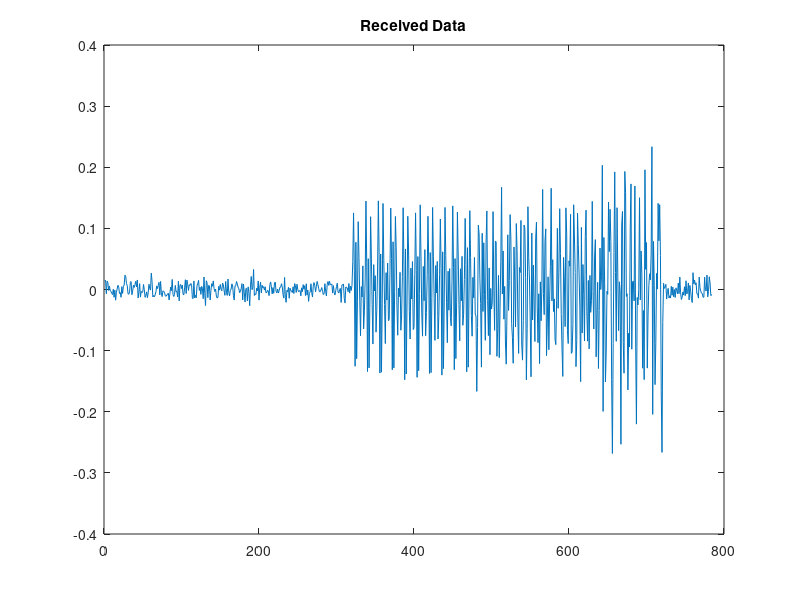
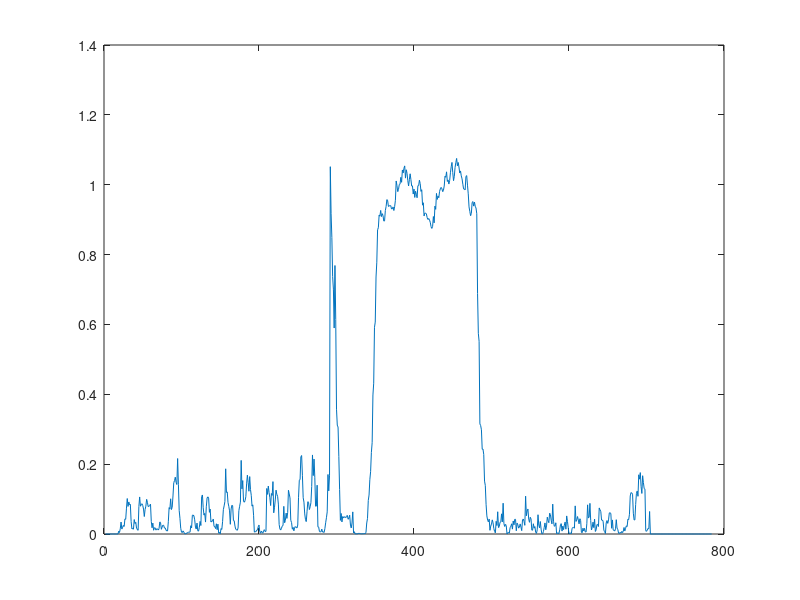

Write MATLAB code to recreate these figures, in order. (Note: this script raises an error after producing the figures.)
close all
clear all

BW = 1e7;

%parameters for sim
%carrier frequency offset
cfo = 1000/BW;

%noise amp
n_amp =.01;

%phase offset
cpo = 0;

%channel

chan = [1 .2+0.1i*.02 zeros(1,32) .05 .001+.005j];
%fft length
N=64;

%cyclic prefix length
cycPre = 16;

%802.11p preambles (PLCP HEADER)
sw1 = sqrt(13/6)*[zeros(1,6) 0, 0, 1+j, 0, 0, 0, -1-j, 0, 0, 0, 1+j, 0, 0, 0, -1-j, 0, 0, 0, -1-j, 0, 0, 0, 1+j, 0, 0, 0, 0, 0,0, 0, -1-j, 0, 0, 0, -1-j, 0, 0, 0, 1+j, 0, 0, 0, 1+j, 0, 0, 0, 1+j, 0, 0, 0, 1+j, 0, 0 zeros(1,5)];
sw2 = [zeros(1,6) 1, 1, -1, -1, 1, 1, -1, 1, -1, 1, 1, 1, 1, 1, 1, -1, -1, 1, 1, -1, 1, -1, 1, 1, 1, 1, 0, 1, -1, -1, 1, 1, -1, 1, -1, 1, -1, -1, -1, -1, -1, 1, 1, -1, -1, 1, -1, 1, -1, 1, 1, 1, 1 zeros(1,5)];

%CREATE SHORT SYNC WORD (SYNCWORD1)
pre1 = ifft(sw1,N);
syncword1= [pre1(33:64) pre1 pre1]; %CYCLIC PREFIX

%CREATE LONG SYNC WORD (SYNCWORD2)
pre2 = ifft(sw2,N);
syncword2 = [pre2(33:64) pre2 pre2]; %CYCLIC PREFIX

%CREATE RANDOM QPSK DATA TO SEND
qpsk1 = (floor(2*rand(1,26))-.5)/.5 + 1j*(floor(2*rand(1,26))-.5)/.5;
qpsk2 = (floor(2*rand(1,26))-.5)/.5 + 1j*(floor(2*rand(1,26))-.5)/.5;
inputiFFT = [zeros(1,6), qpsk1, 0, qpsk2, zeros(1,5)];
outputiFFT = ifft((inputiFFT),N);
outputiFFT_with_CP = [outputiFFT(49:64) outputiFFT]; %CYCLIC PREFIX


%construct the signal around some noise
tx = [syncword1 syncword2 outputiFFT_with_CP];
sig = zeros(1,160);
txall = [sig sig  tx zeros(1,64)] ;
%pass through channel add noise
noise =n_amp*(randn(1,length(txall))+1j*randn(1,length(txall)));
IQ = filter(chan,1,txall) + noise;
nn = [0:length(IQ)-1];

w = 2*pi*cfo;
ejwn = exp(1i*(w*nn + cpo));
%apply cfo to the signal
IQ = (IQ).*ejwn;

%APPLY IQ IMBALANCE
%IQ = iqimbal(IQ,2);

figure
plot(real(IQ))
title('Received Data')

packetFound = 0;
C=zeros(1,length(IQ));
P=zeros(1,length(IQ));
M=zeros(1,length(IQ));
L = 16;
packetFindReg     = zeros(1,L);
packetFindRegDly = zeros(1,L);
detectCnt = 0;

for n= 1:length(IQ)-80

    %DETECT PACKET
    %paper: bottom of Matlabs page https://www.mathworks.com/help/wlan/ref/wlanpacketdetect.html
    %book : practical implementaiton of OFDM systems
    C(n) = conj(packetFindReg) * packetFindRegDly.';
    P(n) = packetFindRegDly*packetFindRegDly';

    M(n) = (abs(C(n))^2)/(P(n)*P(n));
    if(M(n) > .8 & M(n) <1.2)

          detectCnt = detectCnt + 1;
          if(detectCnt == 16)
              nPacketDetected = n;
              packetFound =1;
          end

    else
          detectCnt = 0;
    end



    %update registers
    packetFindReg     = [packetFindReg(2:end) packetFindRegDly(1)];
    packetFindRegDly  = [packetFindRegDly(2:end) IQ(n)];
end

figure
plot(M)
hold on
plot(nPacketDetected, M(nPacketDetected), 'rX', 'linewidth', 3)
title('Detection Metric Marked with Successful Detection')

